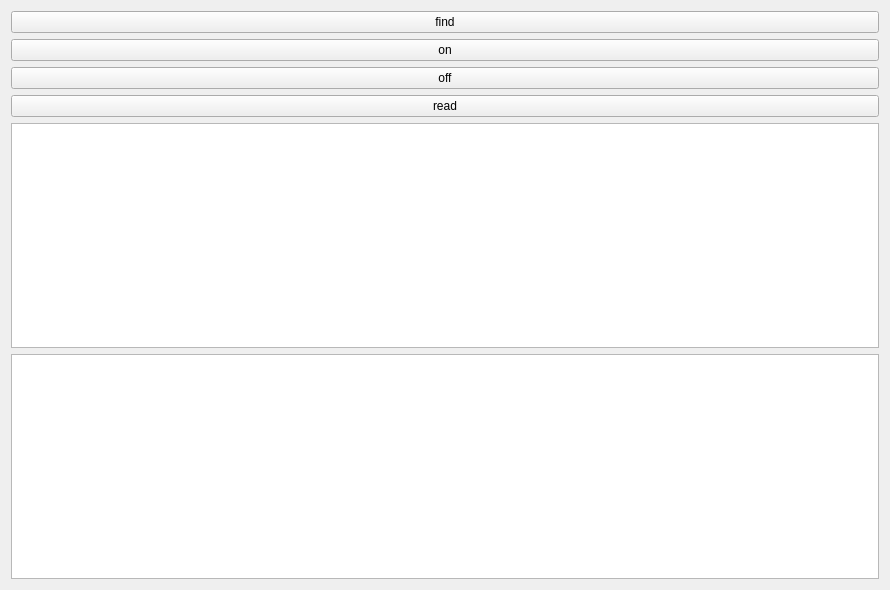
<?xml version="1.0" encoding="UTF-8"?>
<ui version="4.0">
 <class>MainWindow</class>
 <widget class="QMainWindow" name="MainWindow">
  <property name="geometry">
   <rect>
    <x>0</x>
    <y>0</y>
    <width>890</width>
    <height>590</height>
   </rect>
  </property>
  <property name="windowTitle">
   <string>MainWindow</string>
  </property>
  <widget class="QWidget" name="centralWidget">
   <layout class="QVBoxLayout" name="verticalLayout">
    <item>
     <widget class="QPushButton" name="find">
      <property name="text">
       <string>find</string>
      </property>
     </widget>
    </item>
    <item>
     <widget class="QPushButton" name="on">
      <property name="text">
       <string>on</string>
      </property>
     </widget>
    </item>
    <item>
     <widget class="QPushButton" name="off">
      <property name="text">
       <string>off</string>
      </property>
     </widget>
    </item>
    <item>
     <widget class="QPushButton" name="pushButton">
      <property name="text">
       <string>read</string>
      </property>
     </widget>
    </item>
    <item>
     <widget class="QListWidget" name="listWidget"/>
    </item>
    <item>
     <widget class="QTextEdit" name="textEdit">
      <property name="html">
       <string>&lt;!DOCTYPE HTML PUBLIC &quot;-//W3C//DTD HTML 4.0//EN&quot; &quot;http://www.w3.org/TR/REC-html40/strict.dtd&quot;&gt;
&lt;html&gt;&lt;head&gt;&lt;meta name=&quot;qrichtext&quot; content=&quot;1&quot; /&gt;&lt;style type=&quot;text/css&quot;&gt;
p, li { white-space: pre-wrap; }
&lt;/style&gt;&lt;/head&gt;&lt;body style=&quot; font-family:'Noto Sans'; font-size:9pt; font-weight:400; font-style:normal;&quot;&gt;
&lt;p style=&quot;-qt-paragraph-type:empty; margin-top:0px; margin-bottom:0px; margin-left:0px; margin-right:0px; -qt-block-indent:0; text-indent:0px;&quot;&gt;&lt;br /&gt;&lt;/p&gt;&lt;/body&gt;&lt;/html&gt;</string>
      </property>
     </widget>
    </item>
   </layout>
  </widget>
 </widget>
 <layoutdefault spacing="6" margin="11"/>
 <resources/>
 <connections/>
</ui>
